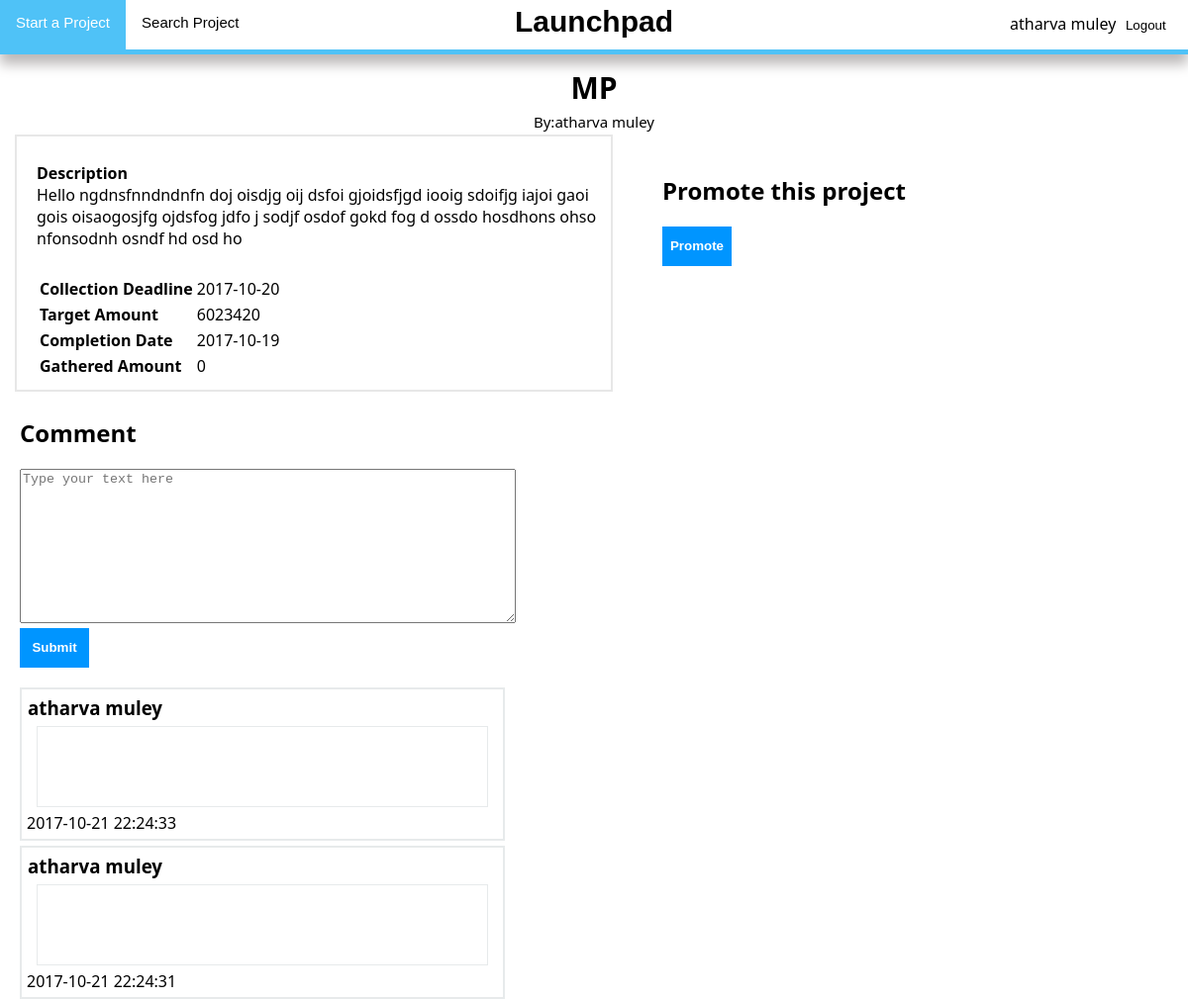
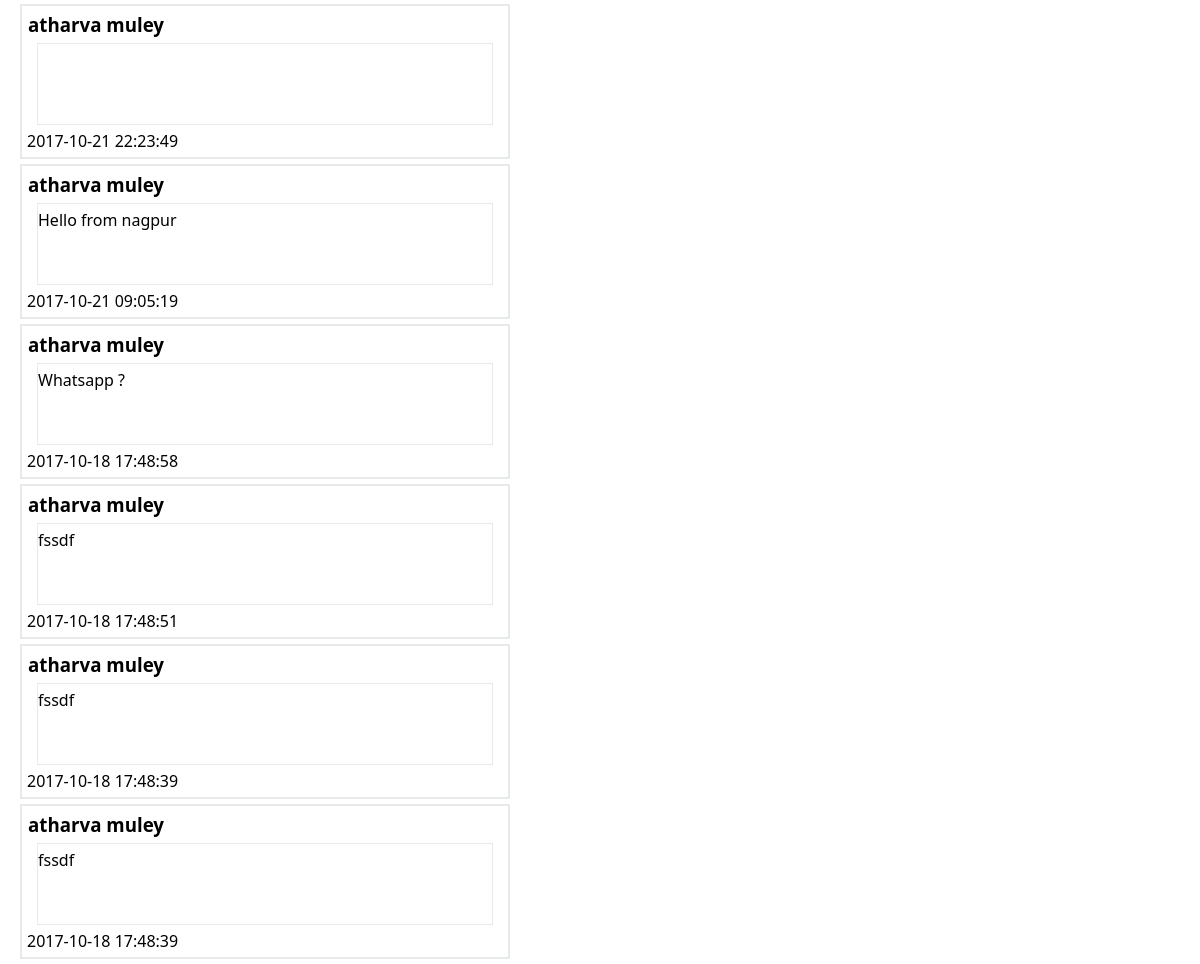
Page /project.php?id=19 (signed in) on the committed database (2 pictures, top to bottom).
### tables this page shows
CREATE TABLE `project` (
  `projectid` int(11) NOT NULL AUTO_INCREMENT,
  `project_title` varchar(500) DEFAULT NULL,
  `project_desc` varchar(500) DEFAULT NULL,
  `owner` int(11) DEFAULT NULL,
  `timestamp` datetime DEFAULT NULL,
  PRIMARY KEY (`projectid`),
  KEY `owner` (`owner`),
  CONSTRAINT `project_ibfk_1` FOREIGN KEY (`owner`) REFERENCES `user` (`userid`)
);

CREATE TABLE `user` (
  `userid` int(11) NOT NULL AUTO_INCREMENT,
  `first_name` varchar(30) DEFAULT NULL,
  `last_name` varchar(30) DEFAULT NULL,
  `email` varchar(50) DEFAULT NULL,
  `password` varchar(100) DEFAULT NULL,
  `wallet_balance` double DEFAULT NULL,
  `gender` enum('M','F') DEFAULT NULL,
  `contact` int(11) DEFAULT NULL,
  PRIMARY KEY (`userid`)
);

CREATE TABLE `project_statistics` (
  `projectid` int(11) DEFAULT NULL,
  `collection_deadline` date DEFAULT NULL,
  `gathered_amount` float DEFAULT NULL,
  `target_amount` float DEFAULT NULL,
  `completion_date` date DEFAULT NULL,
  KEY `projectid` (`projectid`),
  CONSTRAINT `project_statistics_ibfk_1` FOREIGN KEY (`projectid`) REFERENCES `project` (`projectid`)
);

CREATE TABLE `project_livefeed` (
  `projectid` int(11) DEFAULT NULL,
  `userid` int(11) DEFAULT NULL,
  `comment` text,
  `timestamp` datetime DEFAULT NULL,
  `commentid` int(11) NOT NULL AUTO_INCREMENT,
  PRIMARY KEY (`commentid`),
  KEY `projectid` (`projectid`),
  KEY `userid` (`userid`),
  CONSTRAINT `project_livefeed_ibfk_1` FOREIGN KEY (`projectid`) REFERENCES `project` (`projectid`),
  CONSTRAINT `project_livefeed_ibfk_2` FOREIGN KEY (`userid`) REFERENCES `user` (`userid`)
);

### project.php (the view, shortened to what this page needs)
<?php
    include("db_config.php");
    if(isset($_GET['id'])){
        $projectid = $_GET['id'];
        $get_project_details = "SELECT * FROM project where projectid=".$projectid;
        $result = $conn->query($get_project_details);
        $row = $result->fetch_assoc();
        $project_title = $row['project_title'];
        $project_desciption = $row['project_desc'];
        $ownerid = $row['owner'];
        $get_project_statistics = "SELECT * FROM project_statistics where projectid=".$projectid;
        $result = $conn->query($get_project_statistics);
        $row = $result -> fetch_assoc();
        $collection_deadline = $row['collection_deadline'];
        $target_amount = $row['target_amount'];
        $completion_date = $row['completion_date'] ;
        $gathered_amount = $row['gathered_amount'];
      $get_owner = "SELECT * FROM user where userid=".$ownerid;
      $result = $conn->query($get_owner);
      $row = $result->fetch_assoc();
      $owner_name = $row['first_name']." ".$row['last_name'];
    }
?>
<!DOCTYPE html>
<html lang="en">
<head>
    <link rel="stylesheet" href="css/project.css">
    <link rel="stylesheet" type="text/css" href="css/footer.css">
    <link rel="stylesheet" type="text/css" href="css/nav.css">
</head>
<body>
     <?php include("navbar.php"); ?>
        <div class="project-details">
            <div class="heading">
                <table align="center">
                    <tr id="project-title">
                        <td><?= $project_title;?></td>
                    </tr>
                     <tr id="project-owner">
                        <td>By:<?= $owner_name;?></td>
                    </tr>
                </table>
            </div>
            <div class="general-info">
                <p id="desc"><b>Description</b><br><?= $project_desciption; ?></p>
                <table>
                    <tr id="collection-deadline">
                        <td><b>Collection Deadline</b></td>
                        <td><?= $collection_deadline;?></td>
                    </tr>
                    <tr id="target-amount">
                        <td><b>Target Amount</b></td>
                        <td><?= $target_amount; ?></td>
                    </tr>
                    <tr id="completion-date">
                        <td><b>Completion Date</b></td>
                        <td><?= $completion_date; ?></td>
                    </tr>
                    <tr id="gathered-amount">
                        <td><b>Gathered Amount</b></td>
                        <td><?=$gathered_amount;?></td>
                    </tr>
                </table>
            </div>
            <div class="promote-area">
                <div class="promote-block">
                    <h2>Promote this project</h2>
                    <a href="promote.php?id=<?=$projectid;?>"><button id="promote-btn">Promote</button></a>
                </div>
            </div>
        </div>
        <div class="comment">
            <div class="comment-form">
                <h2>Comment</h2>
                <form method="post" action="add_comment.php?pid=<?= $projectid; ?>">
                    <textarea name="comment" placeholder="Type your text here" rows="10" cols="60" validate></textarea><br>
                    <input type="submit" name="submit">
                </form>
            </div>
            <div class="comment-area">
            <?php
            $fetch_comments = "SELECT * FROM project_livefeed where projectid=".$projectid." order by timestamp desc";
            $result = $conn->query($fetch_comments);
            if($result->num_rows>0){
                while($row = $result->fetch_assoc()){
                    $userid = $row['userid'];
                    $comment = $row['comment'];
                    $timestamp = $row['timestamp'];
                    $fetch_name = "SELECT first_name,last_name from user where userid=".$userid;
                    $result2 = $conn->query($fetch_name);
                    $row2 = $result2->fetch_assoc();
                    $name = $row2['first_name']. " ".$row2['last_name'];
                    echo "<div class=\"comment-block\">";
                    echo "<h3 id=\"comment-name\">{$name}</h3>";
                    echo "<p id=\"user-comment\">{$comment}</p>";
                    echo "<span id=\"timestamp\">{$timestamp}</span>";
                    echo "</div>";
                }
            }
            else{
                echo "No comments yet";
            }
            ?>
            </div>
        </div>
</body>
</html>

### css/project.css (style rules this page uses)
body,html { padding: 0; margin: 0; font-family: 'Segoe UI', Tahoma, sans-serif; }
.heading { clear: both; margin-top: 10px; }
#project-title { text-align: center; font-size: 30px; font-weight: bold; }
#project-owner { text-align: center; font-size: 15px; }
.general-info { margin-left: 15px; width:50%; float: left; border: 2px solid #e7e7e7; padding: 5px 0px; }
.general-info p { padding: 5px; margin-left: 15px; }
.general-info table { padding: 5px; margin-left: 15px; }
.promote-area { width: 45%; float: left; }
.promote-block { padding: 20px; margin-left: 30px; }
#promote-btn { width: 70px; height: 40px; color: white; background-color: #0095ff; font-weight: bold; border:0px solid; }
.comment { clear: both; width: 100%; }
.comment-form { padding:5px; margin: 15px; }
input[type=submit] { width: 70px; height: 40px; color: white; background-color: #0095ff; font-weight: bold; border:0px solid; }
.comment-area { width: 500px; margin-left: 15px; }
.comment-block { padding: 5px; margin: 5px; border: 2px solid #E7EAEB; }
#comment-name { padding: 1px; margin: 0px; }
#user-comment { padding: 5px 0px; background-color: white; min-height: 70px; border: 1px solid #E7EAEB; margin: 5px 10px; }

### css/nav.css (style rules this page uses)
body,html { margin: 0; padding: 0; }

### rows in the picture
project: project_title "MP", project_desc "Hello ngdnsfnndndnfn doj oisdjg oij dsfoi gjoidsfjgd iooig sdoifjg iajoi gaoi gois oisaogosjfg ojdsfog jdfo j sodjf osdof gokd fog d ossdo hosdhons ohso nfonsodnh osndf hd osd ho"
user: owner_name "atharva muley"
project_statistics: collection_deadline "2017-10-20", target_amount "6023420", completion_date "2017-10-19", gathered_amount "0"
project_livefeed: userid.last_name "atharva muley", timestamp "2017-10-21 22:24:33"
project_livefeed: userid.last_name "atharva muley", timestamp "2017-10-21 22:24:31"
project_livefeed: userid.last_name "atharva muley", timestamp "2017-10-21 22:23:49"
project_livefeed: userid.last_name "atharva muley", comment "Hello from nagpur", timestamp "2017-10-21 09:05:19"
project_livefeed: userid.last_name "atharva muley", comment "Whatsapp ?", timestamp "2017-10-18 17:48:58"
project_livefeed: userid.last_name "atharva muley", comment "fssdf", timestamp "2017-10-18 17:48:51"
project_livefeed: userid.last_name "atharva muley", comment "fssdf", timestamp "2017-10-18 17:48:39"
project_livefeed: userid.last_name "atharva muley", comment "fssdf", timestamp "2017-10-18 17:48:39"

### other values in the picture
$_SESSION["name"] "atharva muley"
